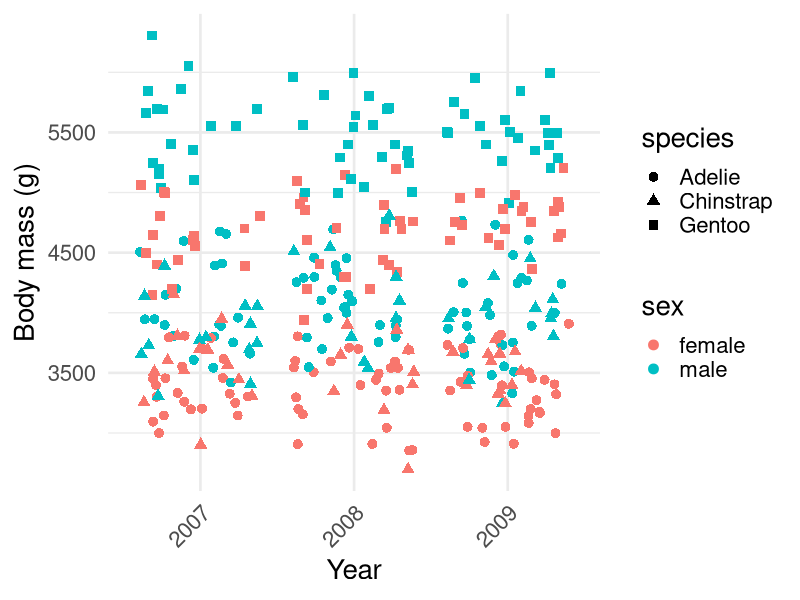
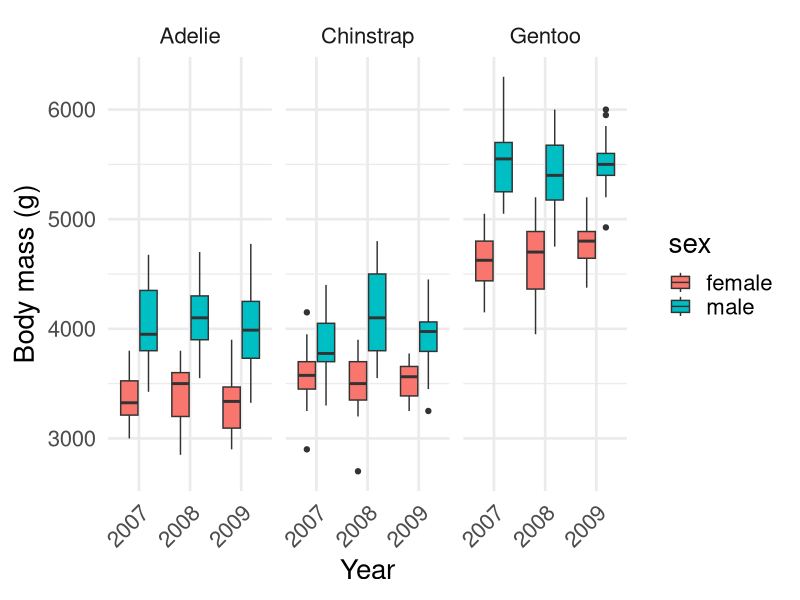
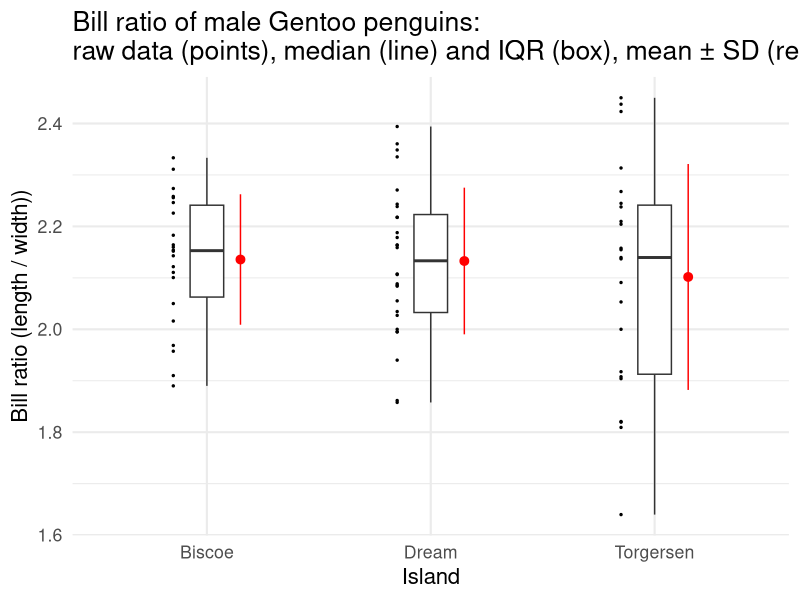

Source code (R) for these figures, in order:
## ---- chunk 1
set.seed(19)
library(tidyverse)
library(palmerpenguins)
library(patchwork)

base_theme <- theme_minimal(base_size = 20)

penguins_clean <- remove_missing(penguins)
raw <- penguins_clean  |> ggplot(aes(x = as.factor(year), y = body_mass_g, colour = sex, shape = species)) +
  geom_jitter(size = 3) +
  labs(x = "Year", y = "Body mass (g)") + base_theme + theme(axis.text.x = element_text(angle = 45, hjust = 1))

box <- penguins_clean  |> ggplot(aes(x = as.factor(year), y = body_mass_g, fill = sex)) +
  geom_boxplot() + facet_grid(~species) +
  labs(x = "Year", y = "Body mass (g)") + base_theme + theme(axis.text.x = element_text(angle = 45, hjust = 1))
## ---- chunk 2
raw
## ---- chunk 3
box
## ---- chunk 4
library(tidyverse)
library(palmerpenguins)

penguins |>
  summarise(mean_bill_length = mean(bill_length_mm, na.rm = TRUE))
## ---- chunk 5
penguins |>
  group_by(species) |>
  summarise(mean_bill_length = mean(bill_length_mm, na.rm = TRUE))
## ---- chunk 6
penguins |>
  count(species, island)
## ---- chunk 7
penguins |>
  count(species, island) |>
  complete(species, island, fill = list(n = 0))
## ---- chunk 8
penguins |>
  group_by(species, sex) |>
  summarise(
    mean_length = mean(bill_length_mm, na.rm = TRUE),
    sd_length = sd(bill_length_mm, na.rm = TRUE),
    n = n()
  )
## ---- chunk 9
penguins |>
  group_by(species) |>
  summarise(
    mean_flipper   = mean(flipper_length_mm, na.rm = TRUE),
    median_flipper = median(flipper_length_mm, na.rm = TRUE)
  )
## ---- chunk 10
penguins |>
  group_by(species) |>
  summarise(
    min_flipper = min(flipper_length_mm, na.rm = TRUE),
    max_flipper = max(flipper_length_mm, na.rm = TRUE),
    iqr_flipper = IQR(flipper_length_mm, na.rm = TRUE),
    sd_flipper  = sd(flipper_length_mm, na.rm = TRUE)
  )
## ---- chunk 11
library(tidyverse)
library(palmerpenguins)

# calculate means and sds

penguins |>
filter(species == "Adelie", sex == "male") |>
ggplot(aes(x = island, y = bill_length_mm / bill_depth_mm)) +
  geom_boxplot(position = position_nudge(x = 0), width = 0.15) + 
  geom_point(position = position_nudge(x = -0.15), size = 0.5) + 
  stat_summary(fun = mean, 
               fun.min = function(x) mean(x) - sd(x),
               fun.max = function(x) mean(x) + sd(x),
               colour = "red",
               position = position_nudge(x = 0.15)   # shifts points and error bars to the right
               ) + 
  labs(
    x = "Island",
    y = "Bill ratio (length / width))",
    title = "Bill ratio of male Gentoo penguins: \nraw data (points), median (line) and IQR (box), mean ± SD (red bars)"
  ) + theme_minimal(base_size = 16)
